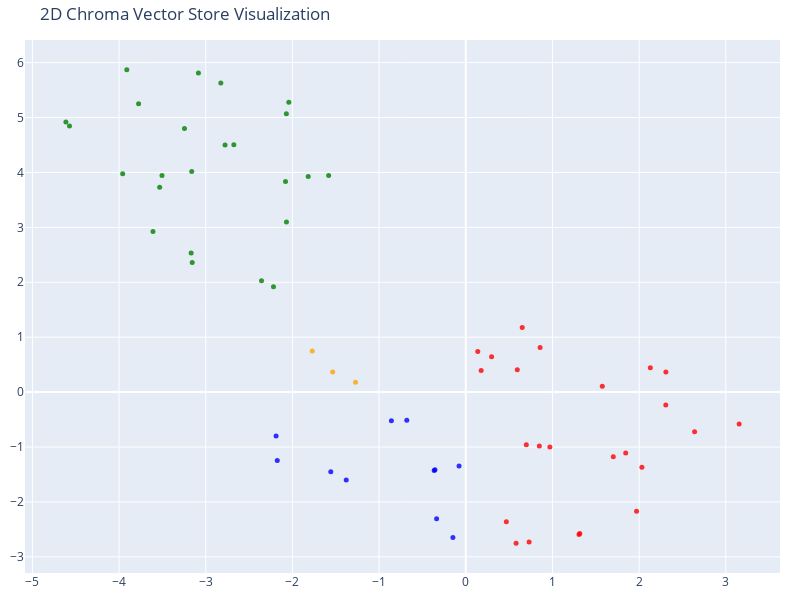

Notebook code cell kept with this figure:
### Code cell
# We humans find it easier to visalize things in 2D!
# Reduce the dimensionality of the vectors to 2D using t-SNE
# (t-distributed stochastic neighbor embedding)

tsne = TSNE(n_components=2, random_state=42)
reduced_vectors = tsne.fit_transform(vectors)

# Create the 2D scatter plot
fig = go.Figure(data=[go.Scatter(
    x=reduced_vectors[:, 0],
    y=reduced_vectors[:, 1],
    mode='markers',
    marker=dict(size=5, color=colors, opacity=0.8),
    text=[f"Type: {t}<br>Text: {d[:100]}..." for t, d in zip(doc_types, documents)],
    hoverinfo='text'
)])

fig.update_layout(
    title='2D Chroma Vector Store Visualization',
    scene=dict(xaxis_title='x',yaxis_title='y'),
    width=800,
    height=600,
    margin=dict(r=20, b=10, l=10, t=40)
)

fig.show()

### Figure 1 — Plotly figure (JSON) as saved in the notebook; plotly's stock layout.template omitted (floating-point values rounded to 4 significant figures)
{"data": [{"hoverinfo": "text", "marker": {"color": ["blue", "blue", "blue", "blue", "blue", "blue", "blue", "blue", "blue", "blue", "blue", "red", "red", "red", "red", "red", "red", "red", "red", "red", "red", "red", "red", "red", "red", "red", "red", "red", "red", "red", "red", "red", "red", "red", "red", "orange", "orange", "orange", "green", "green", "green", "green", "green", "green", "green", "green", "green", "green", "green", "green", "green", "green", "green", "green", "green", "green", "green", "green", "green", "green", "green", "green"], "opacity": 0.8, "size": 5}, "mode": "markers", "text": ["Type: products<br>Text: # Product Summary\n\n# Rellm: AI-Powered Enterprise Reinsurance Solution\n\n## Summary\n\nRellm is an inno...", "Type: products<br>Text: ### Client and Broker Portals\nRellm offers dedicated portals for both clients and brokers, facilitat...", "Type: products<br>Text: # Product Summary\n\n# Markellm\n\n## Summary\n\nMarkellm is an innovative two-sided marketplace designed ...", "Type: products<br>Text: - **Customer Support**: Our dedicated support team is always available to assist both consumers and ...", "Type: products<br>Text: ### Q4 2026\n- Implement machine learning enhancements to our AI algorithm, further increasing the pr...", "Type: products<br>Text: # Product Summary\n\n# Homellm\n\n## Summary\nHomellm is an innovative home insurance product developed b...", "Type: products<br>Text: ### 5. Multi-Channel Integration\nHomellm seamlessly integrates into existing insurance platforms, pr...", "Type: products<br>Text: All tiers include a comprehensive training program and ongoing updates to ensure optimal performance...", "Type: products<br>Text: # Product Summary\n\n# Carllm\n\n## Summary\n\nCarllm is an innovative auto insurance product developed by...", "Type: products<br>Text: - **Mobile Integration**: Carllm is designed to work seamlessly with mobile applications, providing ...", "Type: products<br>Text: ### Q4 2025: AI and Machine Learning Upgrades\n- Implement next-gen machine learning models for predi...", "Type: contracts<br>Text: # Contract with GreenField Holdings for Markellm\n\n**Effective Date:** November 15, 2023  \n**Contract...", "Type: contracts<br>Text: ## Support\n1. **Customer Support Access**: The Client will have access to dedicated support through ...", "Type: contracts<br>Text: # Contract with Apex Reinsurance for Rellm: AI-Powered Enterprise Reinsurance Solution\n\n## Terms\n\n1....", "Type: contracts<br>Text: 3. **Customizable Dashboard**: The dashboard will be tailored to display metrics specific to the Cli...", "Type: contracts<br>Text: # Contract with Greenstone Insurance for Homellm\n\n---\n\n## Terms\n\n1. **Parties**: This Contract (\"Agr...", "Type: contracts<br>Text: - **Instant Claim Processing**: Claims submitted by the Customer's clients will be processed through...", "Type: contracts<br>Text: # Contract with Roadway Insurance Inc. for Carllm\n\n---\n\n## Terms\n\n1. **Agreement Effective Date**: T...", "Type: contracts<br>Text: ---\n\n## Support\n\n1. **Technical Support**: Roadway Insurance Inc. will receive priority technical su...", "Type: contracts<br>Text: # Contract with Stellar Insurance Co. for Rellm\n\n## Terms\nThis contract is made between **Insurellm*...", "Type: contracts<br>Text: ## Features\nStellar Insurance Co. will receive access to the following features of the Rellm product...", "Type: contracts<br>Text: # Contract with TechDrive Insurance for Carllm\n\n**Contract Date:** October 1, 2024  \n**Contract Dura...", "Type: contracts<br>Text: ## Support\n\n1. **Customer Support**: Insurellm will provide 24/7 customer support to TechDrive Insur...", "Type: contracts<br>Text: # Contract with Belvedere Insurance for Markellm\n\n## Terms\nThis Contract (\"Agreement\") is made and e...", "Type: contracts<br>Text: ## Support\n1. **Technical Support**: Technical support will be available from 9 AM to 7 PM EST, Mond...", "Type: contracts<br>Text: # Contract with Velocity Auto Solutions for Carllm\n\n**Contract Date:** October 1, 2023  \n**Contract ...", "Type: contracts<br>Text: ## Support\n\n1. **Customer Support**: Velocity Auto Solutions will have access to Insurellm’s custome...", "Type: contracts<br>Text: # Contract with GreenValley Insurance for Homellm\n\n**Contract Date:** October 6, 2023  \n**Contract N...", "Type: contracts<br>Text: 5. **Multi-Channel Integration:** Capability to integrate seamlessly with existing systems for unifi...", "Type: contracts<br>Text: # Contract with EverGuard Insurance for Rellm: AI-Powered Enterprise Reinsurance Solution\n\n**Contrac...", "Type: contracts<br>Text: 2. **Customizable Dashboard**: Users at EverGuard Insurance will have access to a customizable dashb...", "Type: contracts<br>Text: # Contract with BrightWay Solutions for Markellm\n\n**Contract Date:** October 5, 2023  \n**Contract ID...", "Type: contracts<br>Text: 4. **Customization Options:**  \n   BrightWay Solutions may request customizations to their listing p...", "Type: contracts<br>Text: # Contract with Pinnacle Insurance Co. for Homellm\n\n## Terms\nThis contract (\"Contract\") is entered i...", "Type: contracts<br>Text: ## Features\n1. **AI-Powered Risk Assessment**: Utilized for tailored underwriting decisions specific...", "Type: company<br>Text: # Overview of Insurellm\n\nInsurellm is an innovative insurance tech firm with 200 employees across th...", "Type: company<br>Text: # Careers at Insurellm\n\nInsurellm is hiring! We are looking for talented software engineers, data sc...", "Type: company<br>Text: # About Insurellm\n\nInsurellm was founded by Avery Lancaster in 2015 as an insurance tech startup des...", "Type: employees<br>Text: # HR Record\n\n# Alex Chen\n\n## Summary\n- **Date of Birth:** March 15, 1990  \n- **Job Title:** Backend ...", "Type: employees<br>Text: ## Other HR Notes\n- Participates regularly in Insurellm's Diversity & Inclusion initiatives, champio...", "Type: employees<br>Text: # HR Record\n\n# Oliver Spencer\n\n## Summary\n- **Date of Birth**: May 14, 1990  \n- **Job Title**: Backe...", "Type: employees<br>Text: ## Other HR Notes\n- Oliver enjoys a strong rapport with team members and is known for organizing reg...", "Type: employees<br>Text: # HR Record\n\n# Emily Tran\n\n## Summary\n- **Date of Birth:** March 18, 1991  \n- **Job Title:** Digital...", "Type: employees<br>Text: - **2022**:  \n  - Base Salary: $70,000  \n  - Bonus: $5,000 for achieving marketing milestones.\n\n- **...", "Type: employees<br>Text: # HR Record\n\n# Jordan Blake\n\n## Summary\n- **Date of Birth:** March 15, 1993  \n- **Job Title:** Sales...", "Type: employees<br>Text: # Avery Lancaster\n\n## Summary\n- **Date of Birth**: March 15, 1985  \n- **Job Title**: Co-Founder & Ch...", "Type: employees<br>Text: - **2019**: **Meets Expectations**  \n  Steady growth, however, some team tensions led to a minor dro...", "Type: employees<br>Text: ## Other HR Notes\n- **Professional Development**: Avery has actively participated in leadership trai...", "Type: employees<br>Text: # HR Record\n\n# Maxine Thompson\n\n## Summary\n- **Date of Birth:** January 15, 1991  \n- **Job Title:** ...", "Type: employees<br>Text: - **2019**: *Needs Improvement*  \n  During this year, difficult personal circumstances affected Maxi...", "Type: employees<br>Text: # Samantha Greene\n\n## Summary\n- **Date of Birth:** October 14, 1990\n- **Job Title:** HR Generalist\n-...", "Type: employees<br>Text: - **2021:** Base Salary - $65,000  \n  Following her promotion, Samantha Greene received a raise comm...", "Type: employees<br>Text: # HR Record\n\n# Alex Thomson\n\n## Summary\n- **Date of Birth:** March 15, 1995  \n- **Job Title:** Sales...", "Type: employees<br>Text: ## Other HR Notes\n- Alex Thomson is an active member of the Diversity and Inclusion committee at Ins...", "Type: employees<br>Text: # HR Record\n\n# Samuel Trenton\n\n## Summary\n- **Date of Birth:** April 12, 1989  \n- **Job Title:** Sen...", "Type: employees<br>Text: ## Compensation History\n- **2023:** Base Salary: $115,000 + Bonus: $15,000  \n  *Annual bonus based o...", "Type: employees<br>Text: # HR Record\n\n# Alex Harper\n\n## Summary\n- **Date of Birth**: March 15, 1993  \n- **Job Title**: Sales ...", "Type: employees<br>Text: - **2023**:  \n  - **Base Salary**: $75,000  \n  - **Bonus**: $15,000 (20% of base)  \n\n## Other HR Not...", "Type: employees<br>Text: # HR Record\n\n# Jordan K. Bishop\n\n## Summary\n- **Date of Birth:** March 15, 1990\n- **Job Title:** Fro...", "Type: employees<br>Text: ## Compensation History\n- **June 2018:** Starting Salary - $85,000\n- **June 2019:** Salary Increase ...", "Type: employees<br>Text: # HR Record\n\n# Emily Carter\n\n## Summary\n- **Date of Birth:** August 12, 1990  \n- **Job Title:** Acco...", "Type: employees<br>Text: ## Other HR Notes\n- **Professional Development:** Emily is currently enrolled in a leadership traini..."], "type": "scatter", "x": [-0.1485, -0.3365, -1.557, -1.379, -2.175, -0.3556, -0.07746, -0.3646, -0.8581, -0.6805, -2.189, 2.64, 3.154, 1.306, 0.7309, 1.702, 0.9702, 0.5945, 0.1774, 1.97, 0.4679, 0.2978, 0.1385, 2.308, 1.575, 0.8575, 0.6514, 1.845, 0.6983, 1.315, 0.5804, 2.309, 2.129, 2.032, 0.8486, -1.272, -1.771, -1.536, -2.777, -3.156, -2.676, -3.169, -1.818, -1.582, -3.162, -2.219, -3.911, -2.357, -2.826, -3.085, -4.572, -4.614, -3.532, -3.609, -3.245, -3.775, -3.505, -3.958, -2.07, -2.042, -2.08, -2.069], "y": [-2.647, -2.304, -1.452, -1.601, -1.244, -1.413, -1.347, -1.429, -0.5201, -0.5123, -0.7982, -0.7232, -0.5812, -2.592, -2.73, -1.177, -0.9979, 0.4089, 0.3924, -2.168, -2.361, 0.6436, 0.7406, -0.2359, 0.1074, 0.813, 1.178, -1.111, -0.9586, -2.574, -2.752, 0.3665, 0.4425, -1.37, -0.9808, 0.1802, 0.7483, 0.3676, 4.498, 2.362, 4.506, 2.533, 3.925, 3.945, 4.015, 1.918, 5.87, 2.028, 5.628, 5.81, 4.845, 4.917, 3.733, 2.924, 4.801, 5.251, 3.946, 3.977, 5.069, 5.279, 3.836, 3.098]}], "layout": {"height": 600, "margin": {"b": 10, "l": 10, "r": 20, "t": 40}, "scene": {"xaxis": {"title": {"text": "x"}}, "yaxis": {"title": {"text": "y"}}}, "title": {"text": "2D Chroma Vector Store Visualization"}, "width": 800}}
